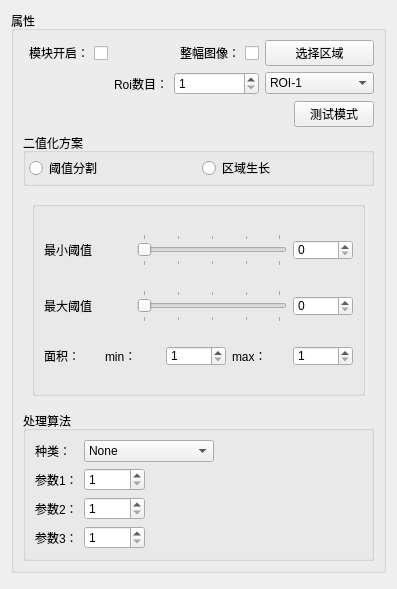
<?xml version="1.0" encoding="UTF-8"?>
<ui version="4.0">
 <class>imageSegment_preWdg</class>
 <widget class="QWidget" name="imageSegment_preWdg">
  <property name="geometry">
   <rect>
    <x>0</x>
    <y>0</y>
    <width>397</width>
    <height>589</height>
   </rect>
  </property>
  <property name="windowTitle">
   <string>imageSegment_preWdg</string>
  </property>
  <layout class="QGridLayout" name="gridLayout_9">
   <item row="0" column="0">
    <widget class="QGroupBox" name="groupBox">
     <property name="title">
      <string>属性</string>
     </property>
     <layout class="QVBoxLayout" name="verticalLayout">
      <item>
       <layout class="QGridLayout" name="gridLayout_3">
        <item row="0" column="0">
         <widget class="QCheckBox" name="cb_moduleValid">
          <property name="layoutDirection">
           <enum>Qt::RightToLeft</enum>
          </property>
          <property name="text">
           <string>模块开启：</string>
          </property>
         </widget>
        </item>
        <item row="0" column="3" colspan="2">
         <widget class="QPushButton" name="bt_selectRoi">
          <property name="text">
           <string>选择区域</string>
          </property>
          <property name="checkable">
           <bool>true</bool>
          </property>
         </widget>
        </item>
        <item row="0" column="2">
         <widget class="QCheckBox" name="cb_allPic">
          <property name="layoutDirection">
           <enum>Qt::RightToLeft</enum>
          </property>
          <property name="text">
           <string>整幅图像：</string>
          </property>
         </widget>
        </item>
        <item row="1" column="2">
         <widget class="QSpinBox" name="sp_RoiCounts">
          <property name="minimumSize">
           <size>
            <width>60</width>
            <height>20</height>
           </size>
          </property>
          <property name="minimum">
           <number>1</number>
          </property>
          <property name="maximum">
           <number>3</number>
          </property>
         </widget>
        </item>
        <item row="1" column="3" colspan="2">
         <widget class="QComboBox" name="cob_roi">
          <item>
           <property name="text">
            <string>ROI-1</string>
           </property>
          </item>
         </widget>
        </item>
        <item row="1" column="0" colspan="2">
         <widget class="QLabel" name="label">
          <property name="layoutDirection">
           <enum>Qt::RightToLeft</enum>
          </property>
          <property name="text">
           <string>Roi数目：</string>
          </property>
          <property name="alignment">
           <set>Qt::AlignRight|Qt::AlignTrailing|Qt::AlignVCenter</set>
          </property>
         </widget>
        </item>
       </layout>
      </item>
      <item>
       <layout class="QHBoxLayout" name="horizontalLayout_6">
        <item>
         <spacer name="horizontalSpacer">
          <property name="orientation">
           <enum>Qt::Horizontal</enum>
          </property>
          <property name="sizeHint" stdset="0">
           <size>
            <width>40</width>
            <height>20</height>
           </size>
          </property>
         </spacer>
        </item>
        <item>
         <widget class="QPushButton" name="bt_test">
          <property name="text">
           <string>测试模式</string>
          </property>
          <property name="checkable">
           <bool>true</bool>
          </property>
         </widget>
        </item>
       </layout>
      </item>
      <item>
       <widget class="QGroupBox" name="groupBox_4">
        <property name="title">
         <string>二值化方案</string>
        </property>
        <layout class="QGridLayout" name="gridLayout_5">
         <property name="leftMargin">
          <number>3</number>
         </property>
         <property name="topMargin">
          <number>3</number>
         </property>
         <property name="rightMargin">
          <number>3</number>
         </property>
         <property name="bottomMargin">
          <number>3</number>
         </property>
         <property name="horizontalSpacing">
          <number>7</number>
         </property>
         <property name="verticalSpacing">
          <number>3</number>
         </property>
         <item row="0" column="0">
          <widget class="QRadioButton" name="rb_threshold">
           <property name="text">
            <string>阈值分割</string>
           </property>
          </widget>
         </item>
         <item row="0" column="1">
          <widget class="QRadioButton" name="rb_regiongrowing">
           <property name="text">
            <string>区域生长</string>
           </property>
          </widget>
         </item>
        </layout>
       </widget>
      </item>
      <item>
       <widget class="QStackedWidget" name="stackedWidget">
        <property name="currentIndex">
         <number>0</number>
        </property>
        <widget class="QWidget" name="page">
         <layout class="QGridLayout" name="gridLayout_6">
          <item row="0" column="0">
           <widget class="QGroupBox" name="groupBox_2">
            <property name="title">
             <string/>
            </property>
            <layout class="QGridLayout" name="gridLayout_2">
             <item row="0" column="0">
              <layout class="QHBoxLayout" name="horizontalLayout">
               <item>
                <widget class="QLabel" name="label_15">
                 <property name="text">
                  <string>最小阈值</string>
                 </property>
                </widget>
               </item>
               <item>
                <widget class="QSlider" name="hs_threMin">
                 <property name="minimumSize">
                  <size>
                   <width>150</width>
                   <height>32</height>
                  </size>
                 </property>
                 <property name="maximumSize">
                  <size>
                   <width>150</width>
                   <height>32</height>
                  </size>
                 </property>
                 <property name="layoutDirection">
                  <enum>Qt::LeftToRight</enum>
                 </property>
                 <property name="maximum">
                  <number>255</number>
                 </property>
                 <property name="orientation">
                  <enum>Qt::Horizontal</enum>
                 </property>
                 <property name="invertedAppearance">
                  <bool>false</bool>
                 </property>
                 <property name="invertedControls">
                  <bool>false</bool>
                 </property>
                 <property name="tickPosition">
                  <enum>QSlider::TicksBothSides</enum>
                 </property>
                 <property name="tickInterval">
                  <number>64</number>
                 </property>
                </widget>
               </item>
               <item>
                <widget class="QSpinBox" name="sp_threMin">
                 <property name="minimumSize">
                  <size>
                   <width>60</width>
                   <height>2</height>
                  </size>
                 </property>
                 <property name="maximumSize">
                  <size>
                   <width>60</width>
                   <height>20</height>
                  </size>
                 </property>
                 <property name="maximum">
                  <number>255</number>
                 </property>
                </widget>
               </item>
              </layout>
             </item>
             <item row="1" column="0">
              <layout class="QHBoxLayout" name="horizontalLayout_2">
               <item>
                <widget class="QLabel" name="label_16">
                 <property name="text">
                  <string>最大阈值</string>
                 </property>
                </widget>
               </item>
               <item>
                <widget class="QSlider" name="hs_threMax">
                 <property name="minimumSize">
                  <size>
                   <width>150</width>
                   <height>32</height>
                  </size>
                 </property>
                 <property name="maximumSize">
                  <size>
                   <width>150</width>
                   <height>32</height>
                  </size>
                 </property>
                 <property name="layoutDirection">
                  <enum>Qt::LeftToRight</enum>
                 </property>
                 <property name="maximum">
                  <number>255</number>
                 </property>
                 <property name="orientation">
                  <enum>Qt::Horizontal</enum>
                 </property>
                 <property name="invertedAppearance">
                  <bool>false</bool>
                 </property>
                 <property name="invertedControls">
                  <bool>false</bool>
                 </property>
                 <property name="tickPosition">
                  <enum>QSlider::TicksBothSides</enum>
                 </property>
                 <property name="tickInterval">
                  <number>64</number>
                 </property>
                </widget>
               </item>
               <item>
                <widget class="QSpinBox" name="sp_threMax">
                 <property name="minimumSize">
                  <size>
                   <width>60</width>
                   <height>20</height>
                  </size>
                 </property>
                 <property name="maximumSize">
                  <size>
                   <width>60</width>
                   <height>20</height>
                  </size>
                 </property>
                 <property name="maximum">
                  <number>255</number>
                 </property>
                </widget>
               </item>
              </layout>
             </item>
             <item row="2" column="0">
              <layout class="QHBoxLayout" name="horizontalLayout_3">
               <item>
                <widget class="QLabel" name="label_2">
                 <property name="text">
                  <string>面积：</string>
                 </property>
                </widget>
               </item>
               <item>
                <widget class="QLabel" name="label_3">
                 <property name="text">
                  <string>min：</string>
                 </property>
                </widget>
               </item>
               <item>
                <widget class="QSpinBox" name="sp_areaMin">
                 <property name="minimumSize">
                  <size>
                   <width>60</width>
                   <height>20</height>
                  </size>
                 </property>
                 <property name="maximumSize">
                  <size>
                   <width>60</width>
                   <height>20</height>
                  </size>
                 </property>
                 <property name="buttonSymbols">
                  <enum>QAbstractSpinBox::UpDownArrows</enum>
                 </property>
                 <property name="minimum">
                  <number>1</number>
                 </property>
                 <property name="maximum">
                  <number>1000000</number>
                 </property>
                </widget>
               </item>
               <item>
                <widget class="QLabel" name="label_4">
                 <property name="text">
                  <string>max：</string>
                 </property>
                </widget>
               </item>
               <item>
                <widget class="QSpinBox" name="sp_areaMax">
                 <property name="minimumSize">
                  <size>
                   <width>60</width>
                   <height>20</height>
                  </size>
                 </property>
                 <property name="maximumSize">
                  <size>
                   <width>60</width>
                   <height>20</height>
                  </size>
                 </property>
                 <property name="buttonSymbols">
                  <enum>QAbstractSpinBox::UpDownArrows</enum>
                 </property>
                 <property name="minimum">
                  <number>1</number>
                 </property>
                 <property name="maximum">
                  <number>10000000</number>
                 </property>
                </widget>
               </item>
              </layout>
             </item>
            </layout>
           </widget>
          </item>
         </layout>
        </widget>
        <widget class="QWidget" name="page_2">
         <layout class="QGridLayout" name="gridLayout_7">
          <item row="0" column="0">
           <widget class="QGroupBox" name="groupBox_6">
            <property name="title">
             <string/>
            </property>
            <layout class="QGridLayout" name="gridLayout_8">
             <item row="2" column="0">
              <layout class="QHBoxLayout" name="horizontalLayout_4">
               <item>
                <widget class="QLabel" name="label_13">
                 <property name="text">
                  <string>x:</string>
                 </property>
                </widget>
               </item>
               <item>
                <widget class="QSpinBox" name="sp_centerX">
                 <property name="minimum">
                  <number>0</number>
                 </property>
                 <property name="maximum">
                  <number>9999</number>
                 </property>
                 <property name="singleStep">
                  <number>2</number>
                 </property>
                </widget>
               </item>
              </layout>
             </item>
             <item row="2" column="1">
              <layout class="QHBoxLayout" name="horizontalLayout_5">
               <item>
                <widget class="QLabel" name="label_14">
                 <property name="text">
                  <string>y:</string>
                 </property>
                </widget>
               </item>
               <item>
                <widget class="QSpinBox" name="sp_centerY">
                 <property name="minimum">
                  <number>0</number>
                 </property>
                 <property name="maximum">
                  <number>9999</number>
                 </property>
                 <property name="singleStep">
                  <number>2</number>
                 </property>
                </widget>
               </item>
              </layout>
             </item>
             <item row="3" column="0" colspan="2">
              <widget class="QGroupBox" name="groupBox_5">
               <property name="title">
                <string/>
               </property>
               <layout class="QGridLayout" name="gridLayout">
                <item row="0" column="1">
                 <widget class="QSpinBox" name="sp_rowWid">
                  <property name="minimum">
                   <number>1</number>
                  </property>
                  <property name="maximum">
                   <number>21</number>
                  </property>
                  <property name="singleStep">
                   <number>2</number>
                  </property>
                 </widget>
                </item>
                <item row="0" column="3">
                 <widget class="QSpinBox" name="sp_colWid">
                  <property name="minimum">
                   <number>1</number>
                  </property>
                  <property name="maximum">
                   <number>21</number>
                  </property>
                  <property name="singleStep">
                   <number>2</number>
                  </property>
                 </widget>
                </item>
                <item row="1" column="0">
                 <widget class="QLabel" name="label_11">
                  <property name="text">
                   <string>灰度差距</string>
                  </property>
                 </widget>
                </item>
                <item row="1" column="1">
                 <widget class="QSpinBox" name="sp_tol">
                  <property name="minimum">
                   <number>0</number>
                  </property>
                  <property name="maximum">
                   <number>127</number>
                  </property>
                  <property name="singleStep">
                   <number>1</number>
                  </property>
                 </widget>
                </item>
                <item row="1" column="2">
                 <widget class="QLabel" name="label_12">
                  <property name="text">
                   <string>最小面积</string>
                  </property>
                 </widget>
                </item>
                <item row="1" column="3">
                 <widget class="QSpinBox" name="sp_minGrowArea">
                  <property name="minimum">
                   <number>0</number>
                  </property>
                  <property name="maximum">
                   <number>9999999</number>
                  </property>
                  <property name="singleStep">
                   <number>1</number>
                  </property>
                 </widget>
                </item>
                <item row="0" column="2">
                 <widget class="QLabel" name="label_10">
                  <property name="text">
                   <string>列距离</string>
                  </property>
                 </widget>
                </item>
                <item row="0" column="0">
                 <widget class="QLabel" name="label_9">
                  <property name="text">
                   <string>行距离</string>
                  </property>
                 </widget>
                </item>
               </layout>
              </widget>
             </item>
             <item row="0" column="0">
              <widget class="QRadioButton" name="rb_roiCenter">
               <property name="text">
                <string>以ROI中心为种子点</string>
               </property>
              </widget>
             </item>
             <item row="1" column="1">
              <widget class="QCheckBox" name="cb_meanGrow">
               <property name="layoutDirection">
                <enum>Qt::LeftToRight</enum>
               </property>
               <property name="text">
                <string>采用平均值生长</string>
               </property>
              </widget>
             </item>
             <item row="0" column="1">
              <widget class="QRadioButton" name="rb_setCenter">
               <property name="text">
                <string>设置种子点</string>
               </property>
              </widget>
             </item>
             <item row="1" column="0">
              <widget class="QCheckBox" name="cb_noCenter">
               <property name="text">
                <string>不使用种子点</string>
               </property>
              </widget>
             </item>
            </layout>
           </widget>
          </item>
         </layout>
        </widget>
       </widget>
      </item>
      <item>
       <widget class="QGroupBox" name="groupBox_3">
        <property name="title">
         <string>处理算法</string>
        </property>
        <layout class="QGridLayout" name="gridLayout_4">
         <item row="0" column="0">
          <widget class="QLabel" name="label_5">
           <property name="text">
            <string>种类：</string>
           </property>
          </widget>
         </item>
         <item row="0" column="1" colspan="2">
          <widget class="QComboBox" name="cob_algorithmType">
           <property name="minimumSize">
            <size>
             <width>120</width>
             <height>0</height>
            </size>
           </property>
           <property name="maximumSize">
            <size>
             <width>130</width>
             <height>16777215</height>
            </size>
           </property>
           <item>
            <property name="text">
             <string>None</string>
            </property>
           </item>
           <item>
            <property name="text">
             <string>closing_rectangle</string>
            </property>
           </item>
           <item>
            <property name="text">
             <string>opening_rectangle</string>
            </property>
           </item>
           <item>
            <property name="text">
             <string>closing_circle</string>
            </property>
           </item>
           <item>
            <property name="text">
             <string>opening_circle</string>
            </property>
           </item>
          </widget>
         </item>
         <item row="1" column="0">
          <widget class="QLabel" name="label_6">
           <property name="text">
            <string>参数1：</string>
           </property>
          </widget>
         </item>
         <item row="1" column="1">
          <widget class="QSpinBox" name="sp_param1">
           <property name="buttonSymbols">
            <enum>QAbstractSpinBox::UpDownArrows</enum>
           </property>
           <property name="minimum">
            <number>1</number>
           </property>
           <property name="maximum">
            <number>10000</number>
           </property>
          </widget>
         </item>
         <item row="1" column="2">
          <spacer name="horizontalSpacer_5">
           <property name="orientation">
            <enum>Qt::Horizontal</enum>
           </property>
           <property name="sizeHint" stdset="0">
            <size>
             <width>130</width>
             <height>20</height>
            </size>
           </property>
          </spacer>
         </item>
         <item row="2" column="0">
          <widget class="QLabel" name="label_7">
           <property name="text">
            <string>参数2：</string>
           </property>
          </widget>
         </item>
         <item row="2" column="1">
          <widget class="QSpinBox" name="sp_param2">
           <property name="buttonSymbols">
            <enum>QAbstractSpinBox::UpDownArrows</enum>
           </property>
           <property name="minimum">
            <number>1</number>
           </property>
           <property name="maximum">
            <number>10000</number>
           </property>
          </widget>
         </item>
         <item row="3" column="0">
          <widget class="QLabel" name="label_8">
           <property name="text">
            <string>参数3：</string>
           </property>
          </widget>
         </item>
         <item row="3" column="1">
          <widget class="QSpinBox" name="sp_param3">
           <property name="buttonSymbols">
            <enum>QAbstractSpinBox::UpDownArrows</enum>
           </property>
           <property name="minimum">
            <number>1</number>
           </property>
           <property name="maximum">
            <number>10000</number>
           </property>
          </widget>
         </item>
        </layout>
       </widget>
      </item>
     </layout>
    </widget>
   </item>
   <item row="1" column="0">
    <spacer name="verticalSpacer">
     <property name="orientation">
      <enum>Qt::Vertical</enum>
     </property>
     <property name="sizeHint" stdset="0">
      <size>
       <width>20</width>
       <height>0</height>
      </size>
     </property>
    </spacer>
   </item>
  </layout>
 </widget>
 <resources/>
 <connections/>
</ui>
